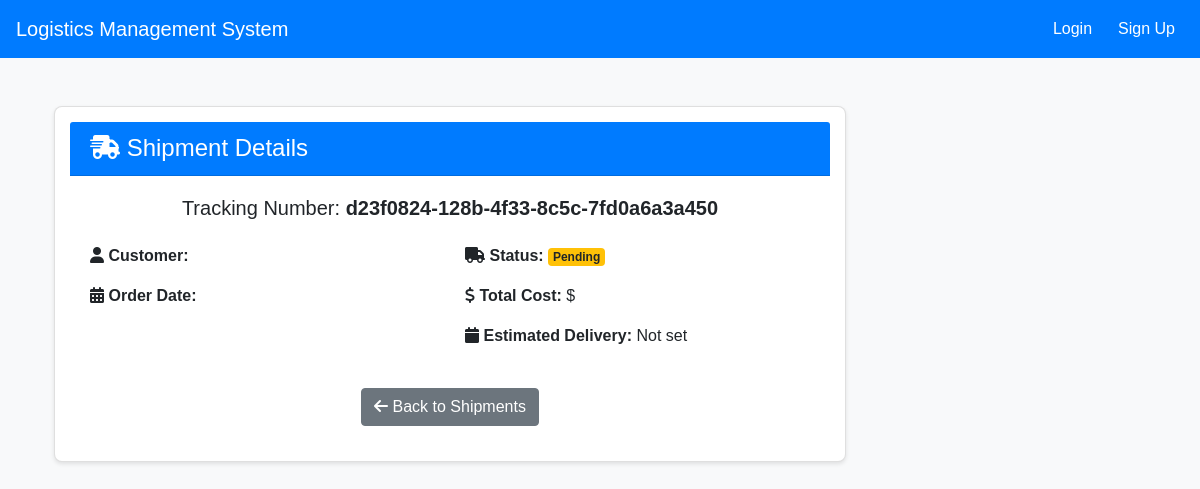
/shipments/1/, run on the app's committed database.
### logistics/models.py (models this page shows, shortened)
class Shipment(models.Model):
    STATUS_CHOICES = [
        ("Pending", "Pending"),
        ("Shipped", "Shipped"),
        ("Delivered", "Delivered"),
    ]
    order = models.OneToOneField(Order, on_delete=models.CASCADE, null=True, blank=True)
    tracking_number = models.CharField(max_length=20, unique=True, default=uuid.uuid4)  # Auto-generate tracking number
    status = models.CharField(max_length=10, choices=STATUS_CHOICES, default="Pending")
    estimated_delivery = models.DateField(null=True, blank=True)

### logistics/views.py (the view)
# urls.py: path('shipments/<int:pk>/', views.ShipmentDetailView.as_view(), name='shipment_detail'),
class ShipmentDetailView(DetailView):
    model = Shipment
    template_name = 'logistics/shipment_detail.html'
    context_object_name = 'shipment'

### logistics/context_processors.py (called while the page is built)
def dashboard_data(request):
    if request.user.is_authenticated:
        return {
            "total_orders": Order.objects.count(),
            "pending_shipments": Shipment.objects.filter(status="Pending").count(),
            "completed_shipments": Shipment.objects.filter(status="Delivered").count(),
        }
    return {}  # Return empty dict if user is not logged in

### logistics/templates/logistics/shipment_detail.html
{% extends 'base.html' %}
{% block content %}
<div class="container mt-4">
    <div class="card shadow-sm">
        <div class="card-header bg-primary text-white">
            <h4 class="mb-0"><i class="fas fa-shipping-fast"></i> Shipment Details</h4>
        </div>
        <div class="card-body">
            <h5 class="card-title text-center">Tracking Number: <strong>{{ shipment.tracking_number }}</strong></h5>
            <div class="row mt-4">
                <div class="col-md-6">
                    <p><i class="fas fa-user"></i> <strong>Customer:</strong> {{ shipment.order.customer_name }}</p>
                    <p><i class="fas fa-calendar-alt"></i> <strong>Order Date:</strong> {{ shipment.order.order_date }}</p>
                </div>
                <div class="col-md-6">
                    <p>
                        <i class="fas fa-truck"></i> <strong>Status:</strong>
                        <span class="badge
                            {% if shipment.status == 'Pending' %}badge-warning
                            {% elif shipment.status == 'Shipped' %}badge-info
                            {% elif shipment.status == 'Delivered' %}badge-success
                            {% else %}badge-secondary{% endif %}">
                            {{ shipment.status }}
                        </span>
                    </p>
                    <p><i class="fas fa-dollar-sign"></i> <strong>Total Cost:</strong> ${{ shipment.order.total_cost }}</p>
                    <p><i class="fas fa-calendar"></i> <strong>Estimated Delivery:</strong> {{ shipment.estimated_delivery|default:"Not set" }}</p>
                </div>
            </div>
            <div class="text-center mt-4">
                <a href="{% url 'shipment_list' %}" class="btn btn-secondary">
                    <i class="fas fa-arrow-left"></i> Back to Shipments
                </a>
            </div>
        </div>
    </div>
</div>
{% endblock %}

### logistics/static/css/style.css (style rules this page uses)
body { font-family: 'Arial', sans-serif; background-color: #f8f9fa; }
.card { flex: 1; background: white; padding: 15px; border-radius: 8px; box-shadow: 0 2px 4px rgba(0,0,0,0.1); }

### data on the page
Shipment: tracking_number "d23f0824-128b-4f33-8c5c-7fd0a6a3a450", status "Pending", estimated_delivery "Not set"
